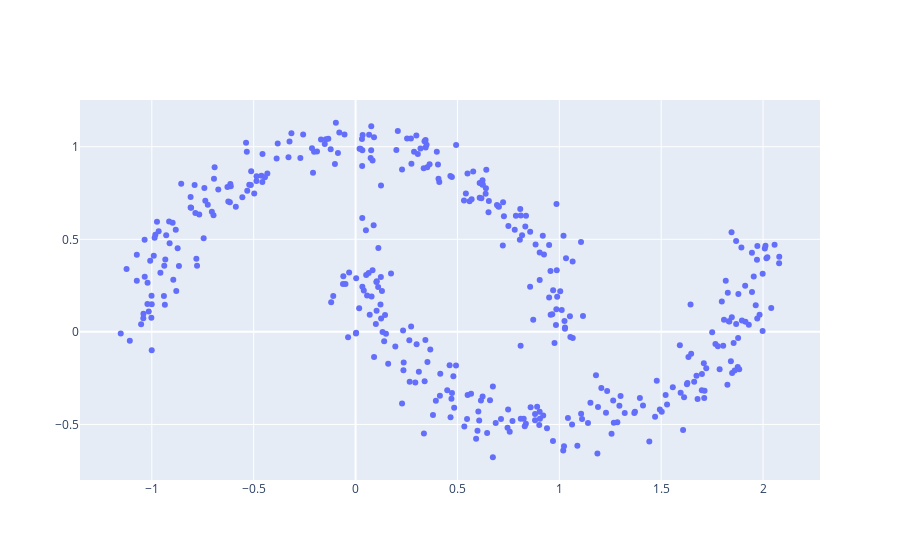

Here is the notebook cell this chart was saved with:
### Markdown cell above
As you can see, DBSCAN wasn't able to find two clusters because `eps` was extremely high. Therefore, we obtain a very low density cluster.

Let's now try with a very low `eps`:

### Code cell
# Instanciate DBSCAN with LOW eps
db = DBSCAN(eps=0.001, min_samples=5, metric="euclidean", algorithm="brute")

# Fit on data
## No need to normalize data, it already is!
db.fit(X)

# Visualize with plotly

## Import go to build our own figure
import plotly.graph_objects as go

fig = go.Figure()

# Loop through each label for our cluster
for i in np.unique(db.labels_):
    label = X[db.labels_ == i]
    fig.add_trace(go.Scatter(x=label[:, 0], y=label[:, 1], mode="markers", name="Cluster {}".format(i)))

fig.show()

### Figure 1 — Plotly figure (JSON) as saved in the notebook; plotly's stock layout.template omitted (floating-point values rounded to 4 significant figures; data arrays with more than 128 entries replaced by an {"elided": "..."} marker saying what was removed)
{"data": [{"mode": "markers", "name": "Cluster -1", "type": "scatter", "x": {"elided": "400 float values"}, "y": {"elided": "400 float values"}}], "layout": {}}
